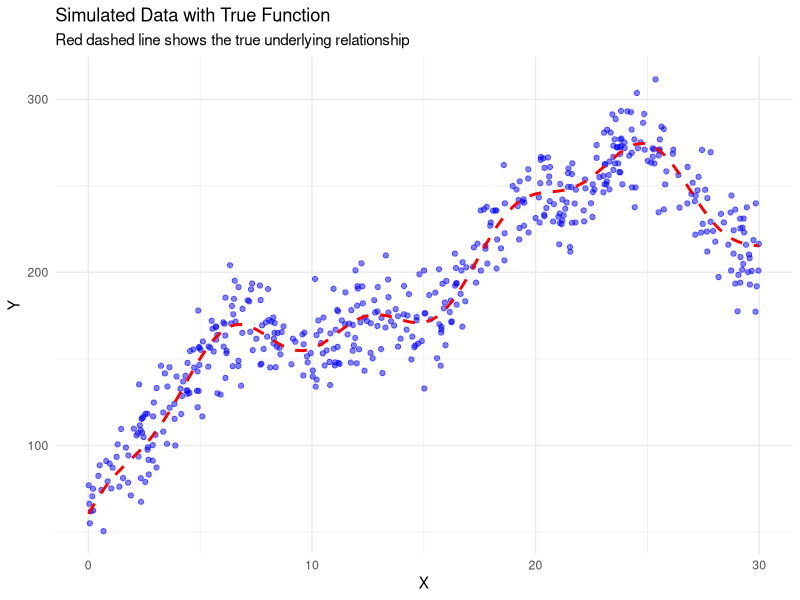

Recreate this plot in R.
## ---- chunk 1
# Load required libraries
library(tidyverse)
library(knitr)
library(kableExtra)
## ---- chunk 2
# Generate simulated data
set.seed(5560)
n <- 500
x <- sort(runif(n, min = 0, max = 30))
f_true <- 50 + 15*x - 0.3*x^2 + 30*sin(x/3) + 10*cos(x)
y <- f_true + rnorm(n, mean = 0, sd = 15)
data <- data.frame(y = y, x = x, f_true = f_true)
## ---- chunk 3
# YOUR CODE HERE: Create scatter plot with true function
ggplot(data, aes(x = x, y = y)) +
  geom_point(alpha = 0.5, color = "blue") +
  geom_line(aes(y = f_true), color = "red", linetype = "dashed", linewidth = 1) +
  labs(title = "Simulated Data with True Function",
       subtitle = "Red dashed line shows the true underlying relationship",
       x = "X", y = "Y") +
  theme_minimal()


## ---- chunk 4
# YOUR CODE HERE: Fit LOESS with span = 0.2, 0.5, 0.8 and plot


## ---- chunk 5
# Create hyperparameter grid
grid_span <- seq(from = 0.1, to = 0.9, by = 0.05)

# YOUR CODE HERE: Implement single train-test split grid search
# 1. Set seed to 100
# 2. Split data 80/20
# 3. For each span, fit LOESS and calculate RMSPE
# 4. Find optimal span


## ---- chunk 6
# YOUR CODE HERE: Run grid search with seeds 200, 300, 400
# Store the optimal span and RMSPE for each


## ---- chunk 7
# YOUR CODE HERE: Implement nested 10-fold CV

## ---- chunk 8
# Create grid with both span and degree
grid_both <- expand.grid(
  span = seq(from = 0.1, to = 0.9, by = 0.1),
  degree = c(1, 2)
)

# YOUR CODE HERE: Implement nested CV tuning both span and degree


## ---- chunk 9
# YOUR CODE HERE: Implement bootstrap CV

## ---- chunk 10
# YOUR CODE HERE: Evaluate benchmark models using same 10 outer iterations
# For each model, calculate mean and SD of test RMSPE
